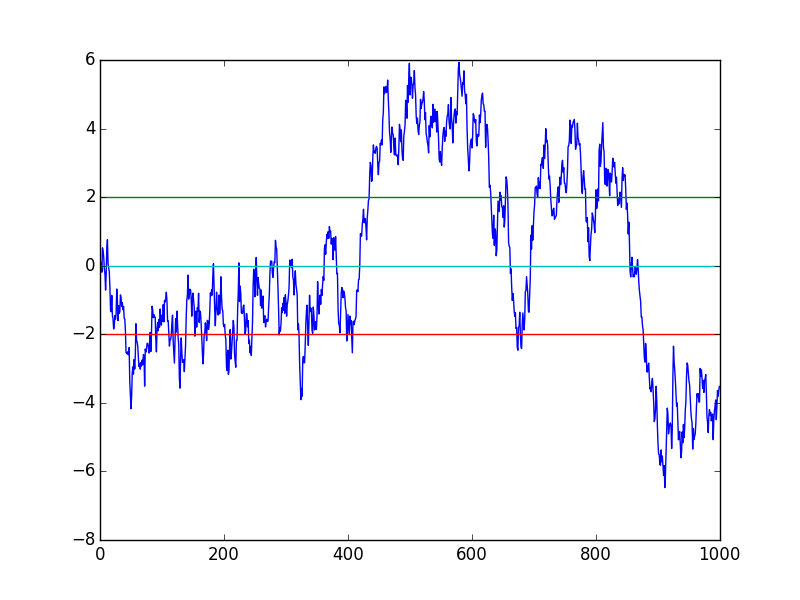
#> input picture pairsCase/1vs2.png, 800 x 600 px; its folder holds only this picture in this run
$ python -i trade.py   (imports and definitions only)   (Python 2 division)
#> lines starting #> are read from the running program, lines starting #| are printed output that depends on the picture
import matplotlib.pyplot as plt
import numpy as np
import numpy.linalg as npla
#from statsmodels.tsa.stattools import adfuller

#global pnl, entry_spread, curr_spread, stock_spread, pos_multiple, pos_limit
# [1 line not run here, left out]
pos_limit = 40
weights = [1.0, -1.0]
pos_multiple = {"cash":0.0, "short":-1.0, "long":1.0}
stock_spread = 1.0

ORDER_POWER = 2
ENSURE_MIN_SPREAD_BUYBACK = False
NO_STD = False

"""
Ideas:
    - different risk thresholds/parameters for different pairs?
    - a tick exit limit to limit holding period, or decreasing risk_threshold

TODO:
    - covariance generator (find pairs)
    - parameter tuner / run a bunch of tests

"""


# [7 lines left out: function ExpMovingAverage, not called in this run]


'''Returns spread, slow_mavg, fast_mavg, mavg_momentum'''
# [35 lines left out: function getData, not called in this run]

'''Indicators'''
# [187 lines left out: functions movingaverage, movingAverageDeriv, backtest, not called in this run]

#@TODO
def generateBacktests():
    print "foo"

# [6 lines left out: function generateThresholds, not called in this run]


def graphStocks(data):
    stock1 = []
    stock2 = []
    stock3 = []
    for line in data:
        stock1price = float(line.split(',')[0])
        stock2price = float(line.split(',')[1])
        stock3price = float(line.split(',')[2])
        stock1.append(stock1price)
        stock2.append(stock2price)
        #stock3.append(stock3price)
    plt.plot(stock1, '-', stock2, '-', stock3, '-')
    plt.show()


# [18 lines left out: function graph, not called in this run]

# [82 lines not run here, left out]

>>> import cv2
>>> picture = cv2.imread('../1vs2.png', cv2.IMREAD_GRAYSCALE)
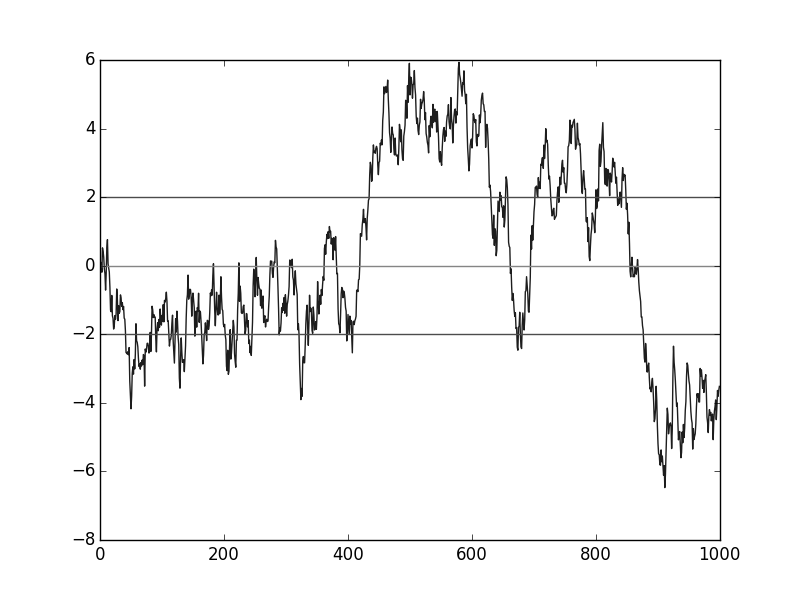
#> picture: shape (600, 800); min 0, max 255, mean 245.8
#> the loop in graphStocks, `for line in data:` made 1 pass
#> after the loop in graphStocks, `for line in data:`: stock1 = []
#> (the run stopped early here; a loop or call above may not have finished)

$ run again, on pairsCase/case1spread.png
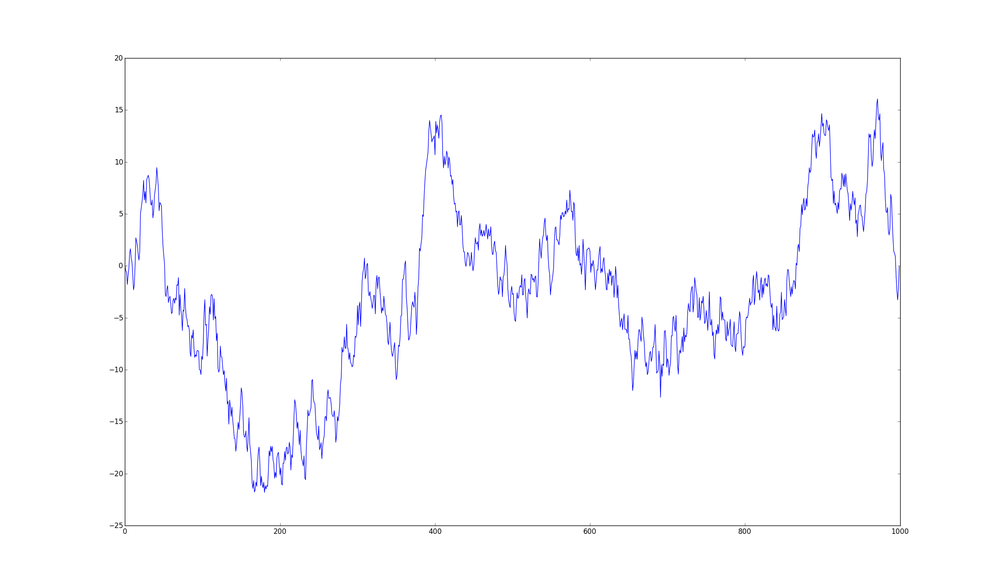
#> input picture pairsCase/case1spread.png, 1000 x 584 px, shrunk from 2395 x 1398 before the run
#> `picture = cv2.imread('../1vs2.png', cv2.IMREAD_GRAYSCALE)`:
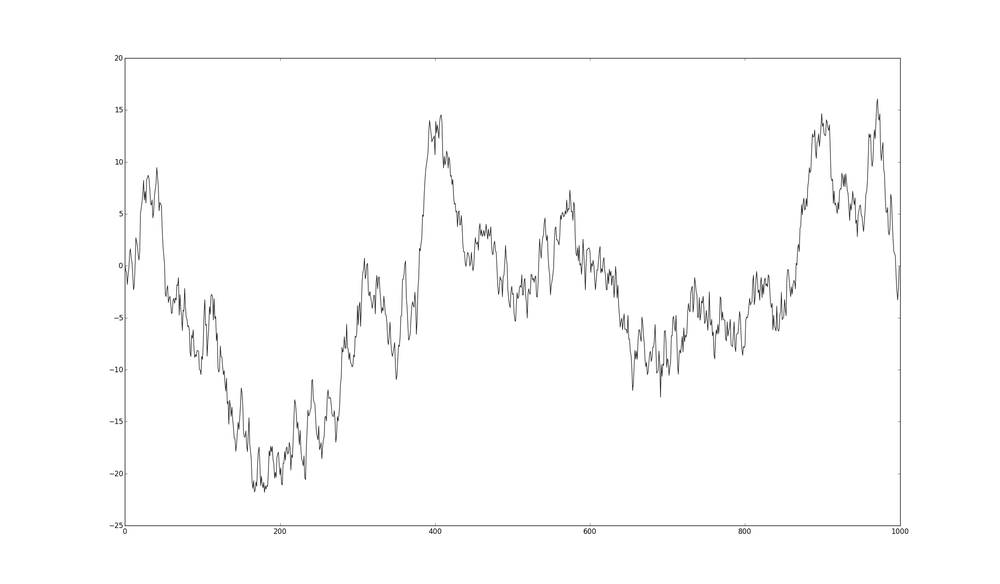
#> picture: shape (584, 1000); min 26, max 255, mean 251.8
#> the loop in graphStocks, `for line in data:` made 1 pass
#> after the loop in graphStocks, `for line in data:`: stock1 = []

$ run again, on pairsCase/round1chart.png
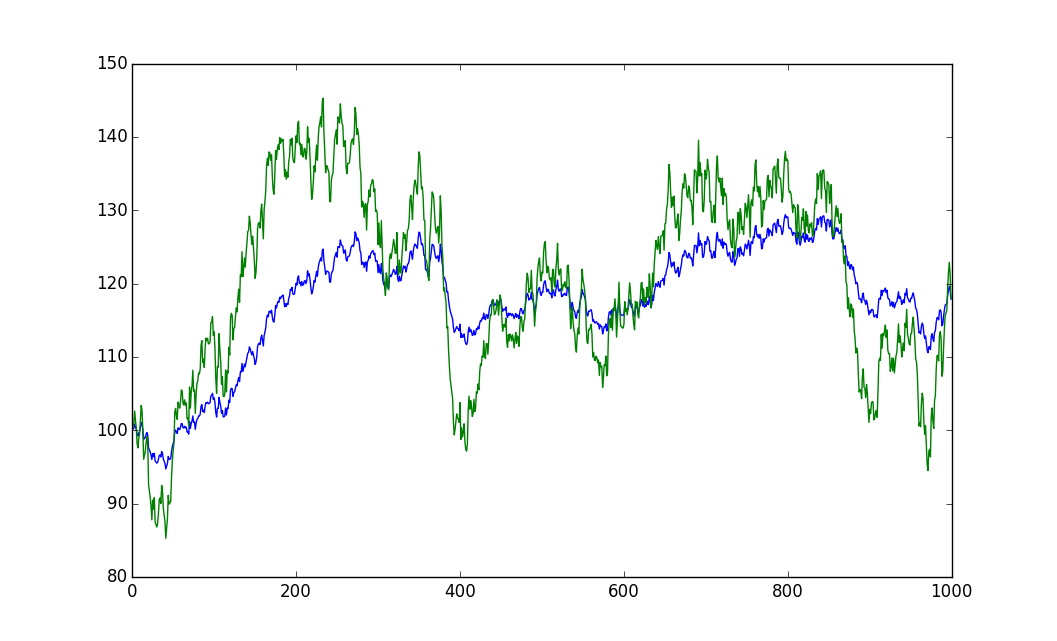
#> input picture pairsCase/round1chart.png, 1057 x 641 px
#> `picture = cv2.imread('../1vs2.png', cv2.IMREAD_GRAYSCALE)`:
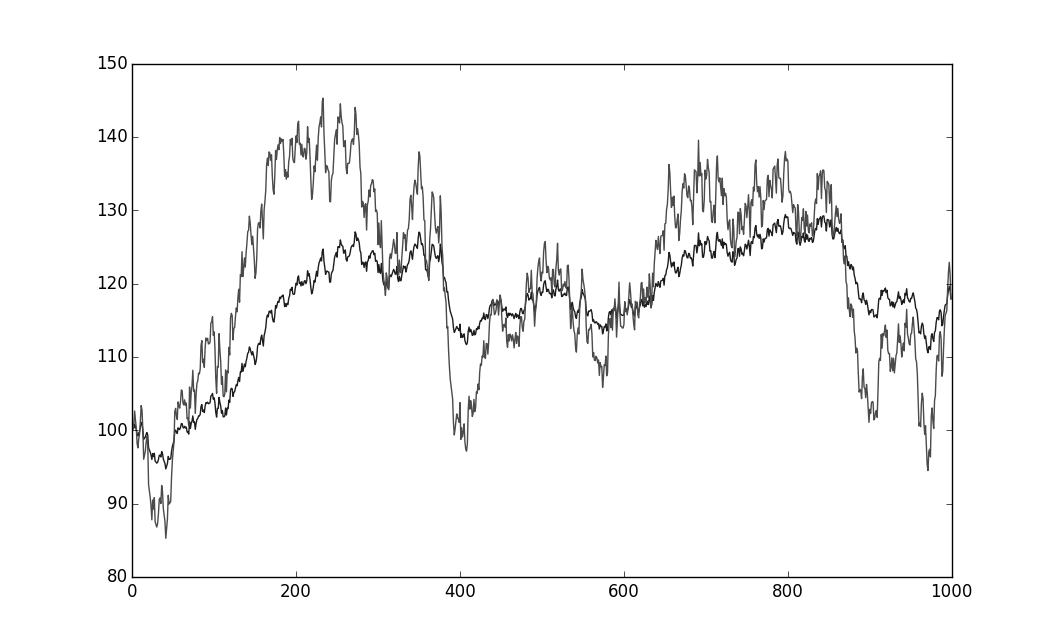
#> picture: shape (641, 1057); min 0, max 255, mean 247.7
#> the loop in graphStocks, `for line in data:` made 1 pass
#> after the loop in graphStocks, `for line in data:`: stock1 = []
